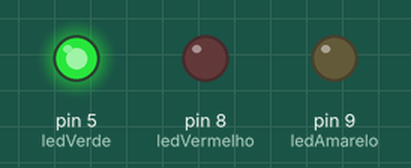
Simulated run of this sketch. Board: Arduino Uno, built with avr-gcc and run on an emulated ATmega328P. Shown: output pins drawn as LEDs (lit = HIGH).

Above: at 5.0 s.
At 12.5 s:
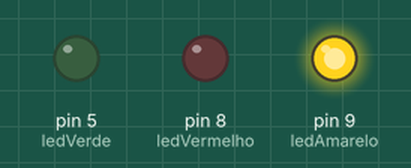
At 20.0 s:
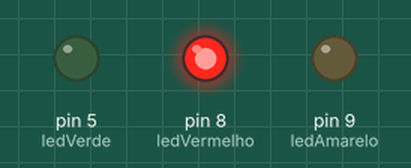
Timing chart, 0 to 32.5 s (numbered marks = the images above):
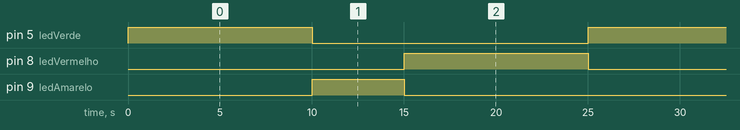

The sketch:

semaforo_simples.ino
```cpp
#define ledVermelho 8
#define ledAmarelo 9
#define ledVerde 5

void setup()
{
  pinMode(ledVerde, OUTPUT); //verde
  pinMode(ledAmarelo, OUTPUT); //vermelho
  pinMode(ledVermelho, OUTPUT); //amarelo
}

void loop()
{
  digitalWrite(ledVerde, HIGH);
  delay(10000); // Wait for 1000 millisecond(s)
  digitalWrite(ledVerde, LOW);

digitalWrite(ledAmarelo, HIGH);
  delay(5000); // Wait for 1000 millisecond(s)
  digitalWrite(ledAmarelo, LOW);
   // Wait for 1000 millisecond(s)

digitalWrite(ledVermelho, HIGH);
  delay(10000); // Wait for 1000 millisecond(s)
  digitalWrite(ledVermelho, LOW);

}
```

Measured:
- by itself, pin 5 (ledVerde), pin 8 (ledVermelho): alternates HIGH for 10.0 s and LOW for 15.0 s
- by itself, pin 9 (ledAmarelo): alternates HIGH for 5.0 s and LOW for 20.0 s
- by itself, everything shown: repeats every 25.0 s, in 4 steps
